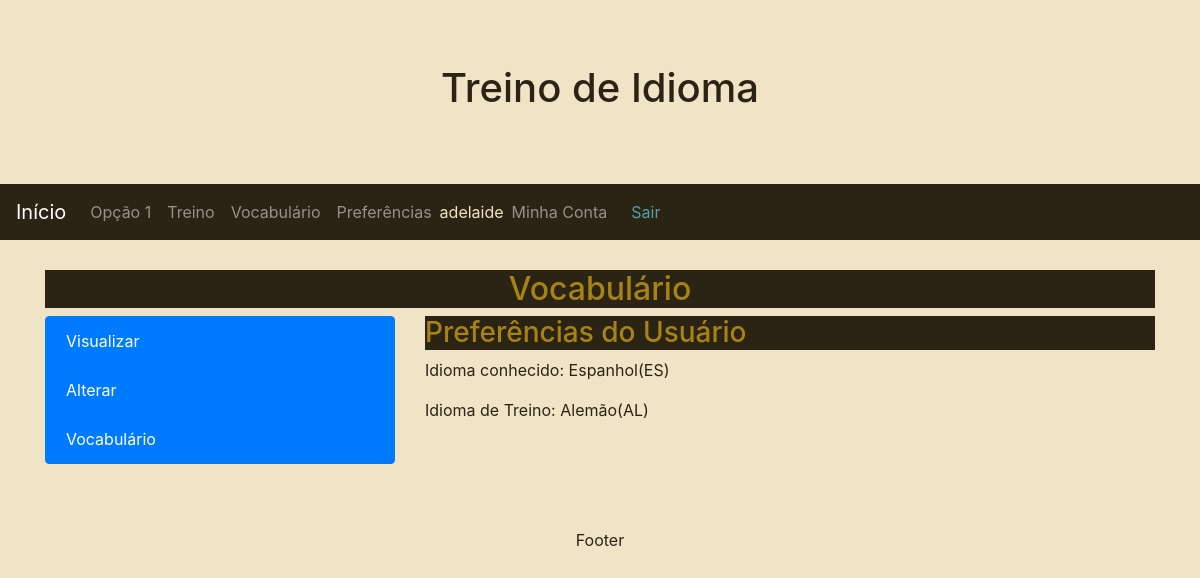
Page /Wortschatz/Benutzervorgaben/ (signed in) on the committed database.
### Zugriff/models.py (models this page shows, shortened)
class User(AbstractBaseUser, PermissionsMixin):
    username = models.CharField(
        'Apelido/Usuário', max_length = 30, unique=True, validators = [
            validators.RegexValidator(re.compile('^[\w.@+-]+$'),
            'Informe um nome de usuário válido. '
            'Este valor deve conter apenas letras e números. '
            'e os Caracteres: @/./+/-/_ .',
            'invalid'
            )
        ], help_text = 'Um nome curto que será usado para identificá-lo de forma única na plataforma'
    )
    name        = models.CharField('Nome', max_length=100)
    email       = models.EmailField('E-mail', unique=True)
    is_staff    = models.BooleanField('Equipe', default=False)
    is_active   = models.BooleanField('Ativo', default=True)
    date_joined = models.DateTimeField('Data de Entrada', auto_now_add=True)
    USERNAME_FIELD = 'username'
    REQUIRED_FIELDS = ['email']
    objects = UserManager()
    def __str__(self):
        return self.name or self.username
    class Meta:
        verbose_name = 'Usuário'
        verbose_name_plural = 'Usuários'

### Wortschatz/models.py (models this page shows, shortened)
class Benutzervorgaben(models.Model):
    user            = models.OneToOneField(settings.AUTH_USER_MODEL, related_name = 'Usuário', on_delete=models.CASCADE, unique=True)
    sprache         = models.ForeignKey(Sprache, verbose_name = 'Idioma compreendido', on_delete=models.CASCADE, blank=True, null=True)
    sprachetraining = models.ForeignKey(Sprache, related_name = 'sprachetraining_standard', verbose_name = 'Idioma de treino', on_delete=models.CASCADE, blank=True, null=True)
    created = models.DateTimeField('Criado em', auto_now_add=True)
    modified = models.DateTimeField('Modificado em', auto_now=True)
    class Meta:
        verbose_name = 'Preferência'
        verbose_name_plural = 'Preferências'

class Sprache(models.Model):
    name  = models.CharField('Nome', max_length = 100, unique=True)
    slug  = models.SlugField('Abreviatura', max_length = 7, unique=True)
    lands = models.ManyToManyField(Land, through='Land_Sprache', verbose_name="Países")
    created = models.DateTimeField('Criado em', auto_now_add=True, null=True)
    modified = models.DateTimeField('Modificado em', auto_now=True, null=True)
    class Meta:
        verbose_name = 'Idioma'
        verbose_name_plural = 'Idiomas'
        ordering = ['name', 'slug', 'created', 'modified']
    def __str__(self):
        return self.name + '(' + self.slug + ')'

### Wortschatz/views.py (the view)
# urls.py: path('Benutzervorgaben/', BenutzervorgabenDetailView.as_view(), name='Benutzervorgaben'),
class BenutzervorgabenDetailView(LoginRequiredMixin, DetailView):
    model = Benutzervorgaben
    template_name = 'Wortschatz/Benutzervorgaben.html'
    fields = ['user', 'sprache', 'sprachetraining']
    def get_object(self):
        return Benutzervorgaben.objects.get(user=self.request.user)

### Wortschatz/templates/Wortschatz/Benutzervorgaben.html (shortened to what this page needs)
{% extends "Wortschatz/Benutzervorgabenindex.html" %}
{% block Wortschatz_Inhalt %}
<header>
  <h3>Preferências do Usuário</h3>
</header>
<section>
  <p>Idioma conhecido: {{object.sprache}}
  <p>Idioma de Treino: {{object.sprachetraining}}
</section>
{% endblock %}

### Basis/templates/Basis.html (shortened to what this page needs)
{% load static %}
<!DOCTYPE html>
<html lang="pt-br">
<head>
<link rel="stylesheet" href="https://maxcdn.bootstrapcdn.com/bootstrap/4.1.0/css/bootstrap.min.css">
  <link rel="stylesheet" href="{% static 'Stil/Stil.css' %}" />
</head>
<body>
<div class="jumbotron text-center" style="margin-bottom:0">
  <h1>Treino de Idioma</h1>
</div>
<nav class="navbar navbar-expand-sm navbar-dark">
  <a class="navbar-brand" href="{% url 'index' %}">Início</a>
  <div class="collapse navbar-collapse" id="collapsibleNavbar">
    <ul class="navbar-nav">
      <li class="nav-item">
        <a class="nav-link" href="#">Opção 1</a>
      </li>
      <li class="nav-item">
        <a class="nav-link" href="{% url 'ausbildung:index' %}">Treino</a>
      </li>
  {% if user.is_authenticated %}
      <li class="nav-item">
        <a class="nav-link" href=" {% url 'Wortschatz:index' %}">Vocabulário</a>
      </li>
      <li class="nav-item">
        <a class="nav-link" href=" {% url 'Wortschatz:Benutzervorgabenechseln' %} ">Preferências</a>
      </li>
    </ul>
    <div class="nav-item">
        <span class="nav-brand glyphicon glyphicon-log-in">{{user}}</span>
    </div>
    <div class="">
      <ul class="navbar-nav">
        <li class="nav-item">
          <a class="nav-link" href="{% url 'Zugriff:index' %}">Minha Conta</a>
        </li>
      </ul>
    </div>
    <div class="nav-item">
        <a id="logout" class="nav-link" href="{% url 'Zugriff:logout' %}">Sair</a>
  {% endif %}
    </div>
  </div>
</nav>
<div class="container margin-top" style="margin-top:30px">
 {% block Inhalt %}
 {% endblock %}
</div>
<div class="jumbotron text-center" style="margin-bottom:0">
  <p>Footer</p>
</div>
</body>
</html>

### Basis/static/Stil/Stil.css (style rules this page uses)
body { background-image: url('../Bilder/Hintergrund.png'); background-repeat: no-repeat; background-size: 100% auto; background-color: #f0e3c6; color: #2b2414; }
body a { color: #690500; }
.jumbotron { background: none; color: #2b2414; }
nav { background-color: #2b2414; color: #f0e3c6; }
nav a { color: #56a3a6; }
header { background-color: #2b2414; color: #a78314; }

### rows in the picture
User: name+username "adelaide"
Benutzervorgaben: sprache "Espanhol(ES)", sprachetraining "Alemão(AL)"
